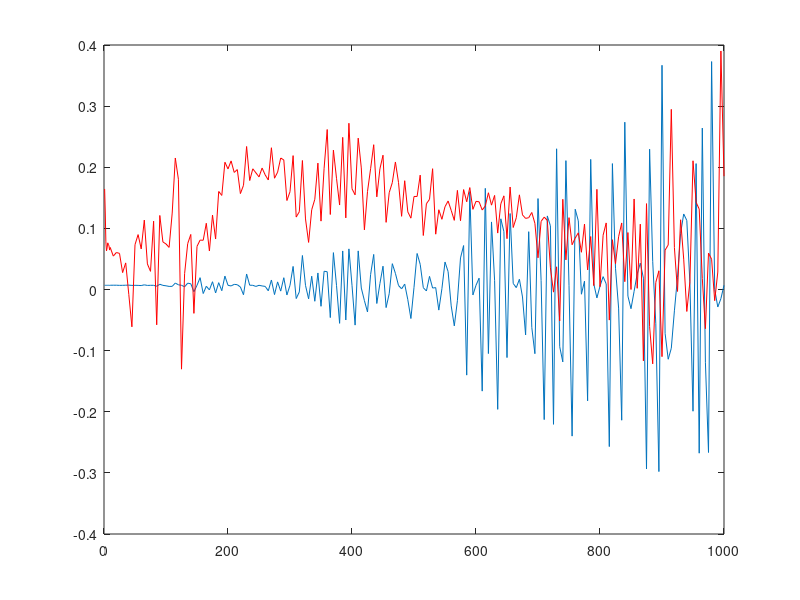
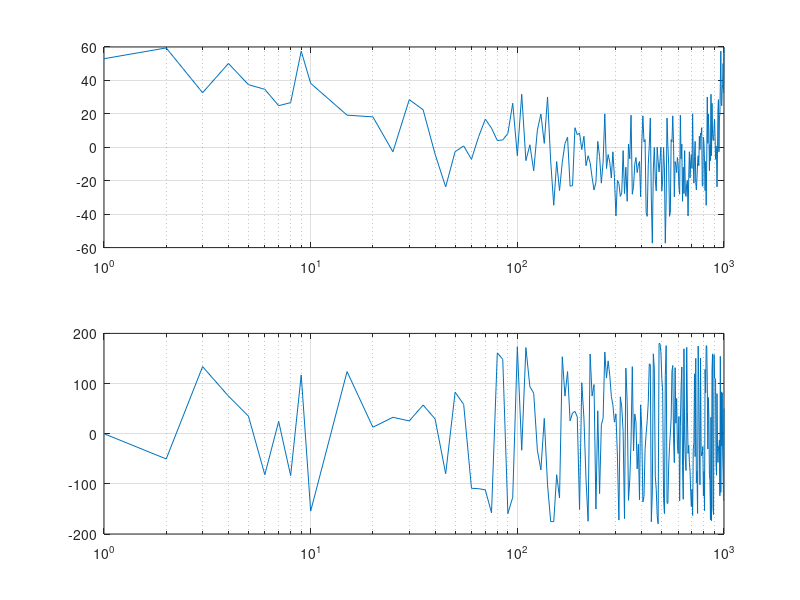

The MATLAB script that drew these images, in order: (Note: this script raises an error after producing the figures.)
clear, close all, clc

%Reading ServoGuide Files
  FrequencyResponseServoguide=csvread('ServoGuideFrequencyResponse.csv');
      SG_FREQUENCY=FrequencyResponseServoguide(:,2);
      SG_GAIN=FrequencyResponseServoguide(:,3);
      SG_PHASE=FrequencyResponseServoguide(:,4);
  
%Reading Own Software File
  TimeResponseOwnsoftware=csvread('SoftwareTimeResponse.csv');   
  %Data from own softare file
    OS_TCMD=TimeResponseOwnsoftware([2023:47678],1);
    OS_FRTCM=TimeResponseOwnsoftware([2023:47678],2);
    OS_FREQUENCY=TimeResponseOwnsoftware([2023:47678],3);
    OS_TIME=0:0.25:(length(OS_FREQUENCY)-1)*0.25;
    %

%Extracting frequencies range
  j=1;
  for i=1:length(OS_FREQUENCY)-1
    if OS_FREQUENCY(i) != OS_FREQUENCY(i+1) || i == length(OS_FREQUENCY)-1
      FREQUENCIES(j)=OS_FREQUENCY(i);
      j=j+1;
      end
    end
    
%Extracting average, sumatory and frequency population
  j=1;
  k=1;
  aux=0;
  aux1=0;
  for i=1:length(OS_FREQUENCY)
    if OS_FREQUENCY(i) == FREQUENCIES(j)
      aux = aux+OS_TCMD(i);
      aux1 = aux1+OS_FRTCM(i);
      k=k+1;
      else
      SUMATORY(j) = aux;
      AVERAGE(j) = aux/k;
      AVERAGE1(j)= aux1/k;
      aux=0;
      aux = aux+OS_TCMD(i);
      aux1=0;
      aux1 = aux1+OS_FRTCM(i);
      FREQUENCY_POPULATION(j)=k;
      k=1;
      j=j+1;
      end
    end
    
  if j==length(FREQUENCIES)
    AVERAGE(j) = aux/k;
    AVERAGE1(j) = aux1/k;
    k=1;
    j=j+1;
    aux=0;
    end
    
  csvwrite('Data.csv',[FREQUENCIES;FREQUENCY_POPULATION;SUMATORY;AVERAGE;AVERAGE1]');
  figure
  plot(FREQUENCIES, AVERAGE1)
  hold on
  plot(FREQUENCIES, AVERAGE,'r');
    
if true
  %Processing Time Domain Data
%    n = length(OS_FREQUENCY); %Number of samples
    n = length(FREQUENCIES);
    u = fft(AVERAGE1,n);
%    u = fft(OS_FRTCM,n);
    y = fft(AVERAGE,n);
%    y = fft(OS_TCMD,n);
    
    H = (u.*y./u.^2);
    MagData = 20*log10(H.*conj(H));
  %  MagData = U.*conj(U)/n;
    PhaseData = angle(H)*180/pi;
    FreqData = FREQUENCIES;
%    FreqData = OS_FREQUENCY;
%    FreqData = 1:999/n:1000;
%    FreqData(length(FreqData)) = [];
    figure
    subplot(2,1,1)
    semilogx(FreqData, MagData);
    grid
    subplot(2,1,2)
    semilogx(FreqData, PhaseData);
    grid
    
    M=[SG_FREQUENCY, SG_GAIN, SG_PHASE];
  
  %Plotting Data
    figure
    plottingData(FrequencyResponseServoguide,TimeResponseOwnsoftware,M);
    endif
